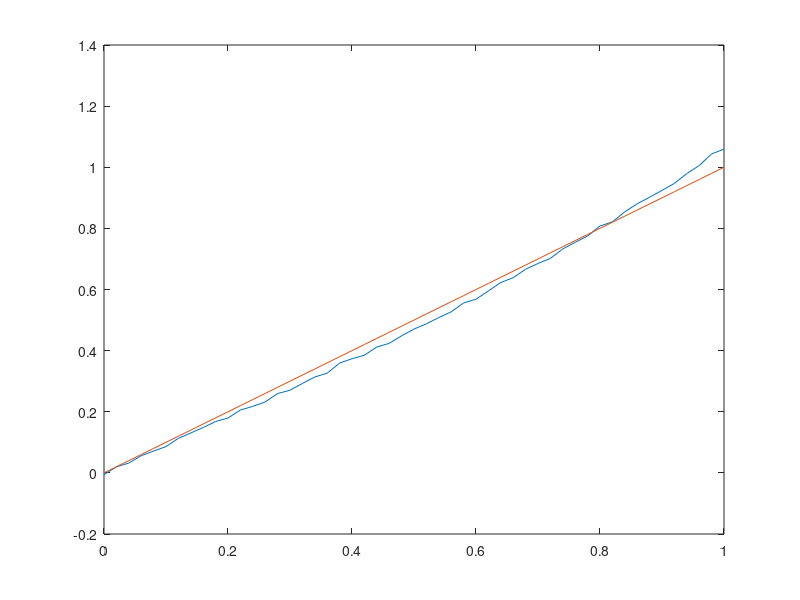

The MATLAB source for this figure: (Note: this script raises an error after producing the figure.)
nvals = 100000;
mu = 0:0.02:1;
X = normrnd(0,1,length(mu),nvals);

f = @(x) (abs(x).^(1/4)).*sign(x);

mX = mean(f(X+ mu'), 2);
sX = std(f(X+mu'), 0, 2);

plot(mu, mX./sX)
hold on
plot(mu, mu)
legend('ratio', 'mean', 'Location', 'NW')

%%
nvals = 100000;
mu = 0:0.1:1;
X = normrnd(0,1,length(mu),nvals);

f = @(x) (abs(x).^(3/4)).*sign(x);

mX = mean(f(X+ mu'), 2);
sX = std(f(X+mu'), 0, 2);

plot(mu, mX./sX)
hold on
plot(mu, mu)
legend('ratio', 'mean', 'Location', 'NW')

%% Other functions
nvals = 100000;
mu = 0:0.02:1;
X = normrnd(0,1,length(mu),nvals); 

f = @(x) norminv(tcdf(x, 3));
f = @(x) sign(x).*abs(norminv(tcdf(x, 3))).^(3/4);

mX = mean(f(X+ mu'), 2);
sX = std(f(X+mu'), 0, 2);

plot(mu, mX./sX)
hold on
plot(mu, mu)
legend('ratio', 'mean', 'Location', 'NW')

%% t random variables
df = 3;
nvals = 10000;
mu = 0:0.02:1;
% mu = 0.:0.001:0.01;
% X = normrnd(0,1,length(mu),nvals);
X = trnd(df,length(mu),nvals);

% f = @(x) norminv(tcdf(x, df));
f = @(x) (abs(x).^(1/2)).*sign(x);

mX = mean(f(X+ mu'), 2);
sX = std(f(X+mu'), 0, 2);

plot(mu/mean(std(X,0,2)), mX./sX)
hold on
plot(mu, mu)
legend('ratio', 'mean', 'Location', 'NW')


%%
plot(mu, mX./sX - mu')
%%
x = -10:0.01:10;
plot(x,f(x))
hold on 
plot(x,x,'--')